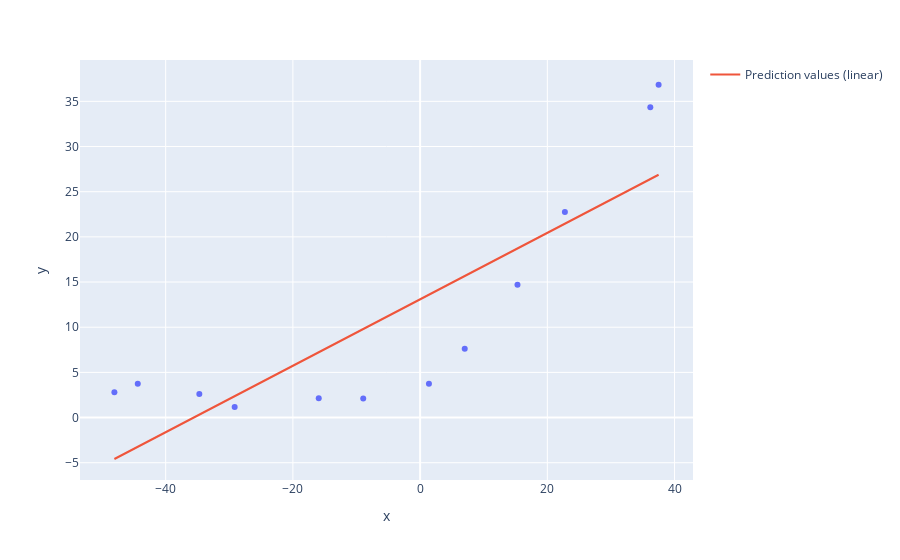

Notebook source saved alongside this figure:
### Code cell
fig2 = go.Figure(fig)
trace2 = go.Scatter(x=train_df['x'],
                    y=train_df['y_pred_linear'],
                    name='Prediction values (linear)',
                    mode='lines')

fig2.add_trace(trace2)
fig2.show()

### Figure 1 — Plotly figure (JSON) as saved in the notebook; plotly's stock layout.template omitted (floating-point values rounded to 4 significant figures)
{"data": [{"hovertemplate": "x=%{x}<br>y=%{y}<extra></extra>", "legendgroup": "", "marker": {"color": "#636efa", "symbol": "circle"}, "mode": "markers", "name": "", "orientation": "v", "showlegend": false, "type": "scatter", "x": [-15.94, -29.15, 36.19, 37.49, -48.06, -8.941, 15.31, -34.71, 1.389, -44.38, 7.014, 22.76], "xaxis": "x", "y": [2.134, 1.173, 34.36, 36.84, 2.809, 2.121, 14.71, 2.614, 3.74, 3.732, 7.628, 22.75], "yaxis": "y"}, {"mode": "lines", "name": "Prediction values (linear)", "type": "scatter", "x": [-15.94, -29.15, 36.19, 37.49, -48.06, -8.941, 15.31, -34.71, 1.389, -44.38, 7.014, 22.76], "y": [7.227, 2.366, 26.4, 26.88, -4.587, 9.799, 18.72, 0.3237, 13.6, -3.236, 15.67, 21.46]}], "layout": {"legend": {"tracegroupgap": 0}, "margin": {"t": 60}, "xaxis": {"anchor": "y", "domain": [0, 1], "title": {"text": "x"}}, "yaxis": {"anchor": "x", "domain": [0, 1], "title": {"text": "y"}}}}
